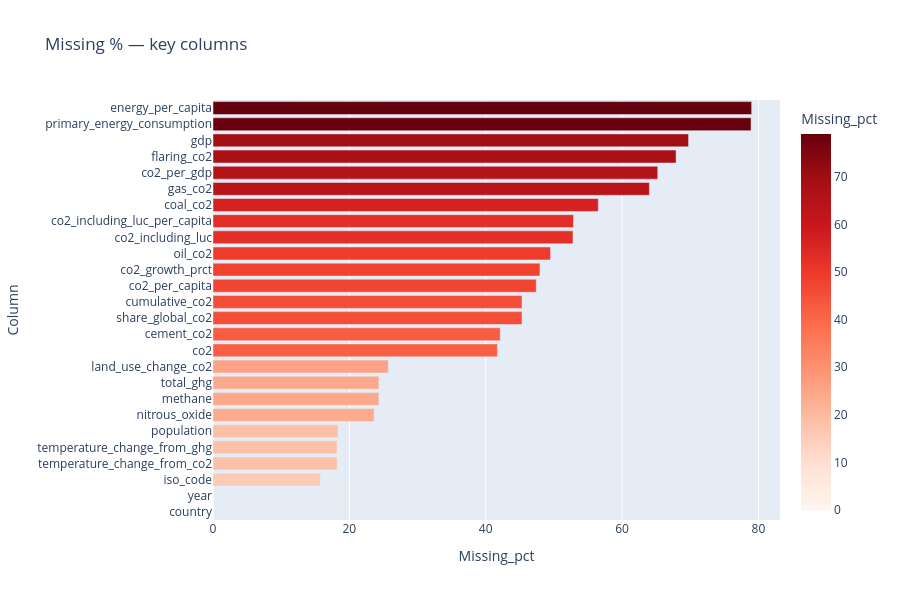

Here is the notebook cell this chart was saved with:
### Code cell
section("Column-level data types & missing values")

dtypes_df = pd.DataFrame({
    "Column": df_raw[KEY_COLS].columns,
    "Data Type": df_raw[KEY_COLS].dtypes.astype(str).values,
    "Unique Values": df_raw[KEY_COLS].nunique().values,
    "Missing Count": df_raw[KEY_COLS].isna().sum().values,
    "Missing %": (df_raw[KEY_COLS].isna().mean().values * 100).round(1),
    "Sample Value": [str(df_raw[c].dropna().iloc[0]) if df_raw[c].notna().any() else "ALL NULL" for c in KEY_COLS]
}).sort_values("Missing %", ascending=True)
display(dtypes_df)

# Missing % bar chart (key cols only)
miss_pct = (df_raw[KEY_COLS].isna().mean() * 100).sort_values(ascending=True).reset_index()
miss_pct.columns = ['Column', 'Missing_pct']
fig = px.bar(
    miss_pct, x="Missing_pct", y="Column", orientation="h",
    title="Missing % — key columns", labels={"proportion": "Missing %", "index": "Column"},
    color="Missing_pct", color_continuous_scale="Reds"
)
fig.update_layout(height=600, showlegend=False)
fig.show()

### Figure 1 — Plotly figure (JSON) as saved in the notebook; plotly's stock layout.template omitted (floating-point values rounded to 4 significant figures)
{"data": [{"hovertemplate": "Missing_pct=%{marker.color}<br>Column=%{y}<extra></extra>", "legendgroup": "", "marker": {"color": [0.0, 0.0, 15.73, 18.2, 18.2, 18.34, 23.63, 24.32, 24.32, 25.71, 41.71, 42.13, 45.32, 45.32, 47.41, 47.95, 49.5, 52.8, 52.87, 56.51, 64.0, 65.23, 67.92, 69.75, 78.91, 79.0], "coloraxis": "coloraxis", "pattern": {"shape": ""}}, "name": "", "orientation": "h", "showlegend": false, "textposition": "auto", "type": "bar", "x": [0.0, 0.0, 15.73, 18.2, 18.2, 18.34, 23.63, 24.32, 24.32, 25.71, 41.71, 42.13, 45.32, 45.32, 47.41, 47.95, 49.5, 52.8, 52.87, 56.51, 64.0, 65.23, 67.92, 69.75, 78.91, 79.0], "xaxis": "x", "y": ["country", "year", "iso_code", "temperature_change_from_co2", "temperature_change_from_ghg", "population", "nitrous_oxide", "methane", "total_ghg", "land_use_change_co2", "co2", "cement_co2", "share_global_co2", "cumulative_co2", "co2_per_capita", "co2_growth_prct", "oil_co2", "co2_including_luc", "co2_including_luc_per_capita", "coal_co2", "gas_co2", "co2_per_gdp", "flaring_co2", "gdp", "primary_energy_consumption", "energy_per_capita"], "yaxis": "y"}], "layout": {"barmode": "relative", "coloraxis": {"colorbar": {"title": {"text": "Missing_pct"}}, "colorscale": [[0, "rgb(255,245,240)"], [0.125, "rgb(254,224,210)"], [0.25, "rgb(252,187,161)"], [0.375, "rgb(252,146,114)"], [0.5, "rgb(251,106,74)"], [0.625, "rgb(239,59,44)"], [0.75, "rgb(203,24,29)"], [0.875, "rgb(165,15,21)"], [1, "rgb(103,0,13)"]]}, "height": 600, "legend": {"tracegroupgap": 0}, "showlegend": false, "title": {"text": "Missing % — key columns"}, "xaxis": {"anchor": "y", "domain": [0, 1], "title": {"text": "Missing_pct"}}, "yaxis": {"anchor": "x", "domain": [0, 1], "title": {"text": "Column"}}}}
